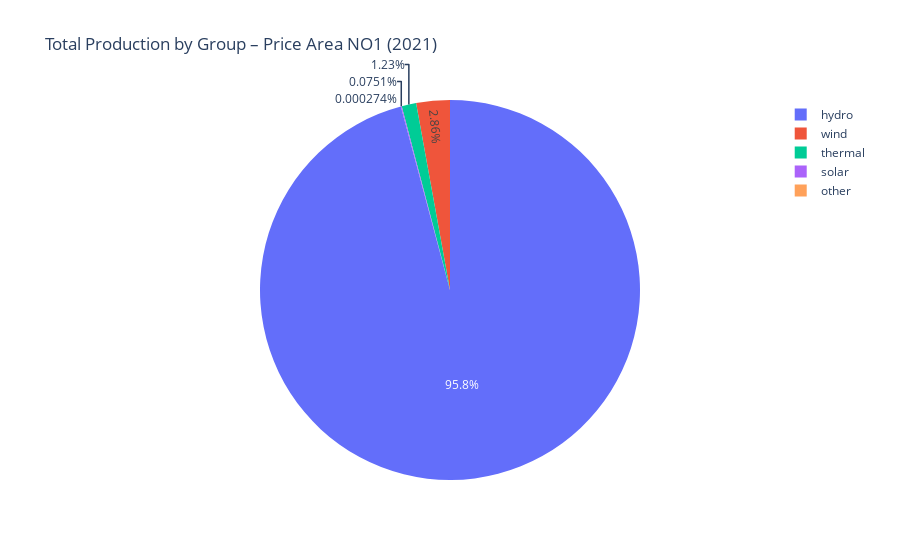

The notebook cell this image was saved under:
### Markdown cell above
### Plots

### Code cell
# A pie chart for the total production of the year from a chosen price area, where each piece of the pie is one of the production groups
import plotly.express as px

# Choose your price area
chosen_pricearea = "NO1"

# Filter Spark DataFrame for that price area
df_selected = spark_df.filter(spark_df.pricearea == chosen_pricearea)

# Aggregate total production per production group for the entire year
df_pie = (
    df_selected.groupBy("productiongroup")
    .sum("quantitykwh")
    .toPandas()
)

# Rename column for readability
df_pie.rename(columns={"sum(quantitykwh)": "total_quantitykwh"}, inplace=True)

# Create interactive pie chart
fig = px.pie(
    df_pie,
    names="productiongroup",
    values="total_quantitykwh",
    title=f"Total Production by Group – Price Area {chosen_pricearea} (2021)"
)

fig.show()

### Figure 1 — Plotly figure (JSON) as saved in the notebook; plotly's stock layout.template omitted (floating-point values rounded to 4 significant figures)
{"data": [{"domain": {"x": [0, 1], "y": [0, 1]}, "hovertemplate": "productiongroup=%{label}<br>total_quantitykwh=%{value}<extra></extra>", "labels": ["solar", "other", "thermal", "hydro", "wind"], "legendgroup": "", "name": "", "showlegend": true, "type": "pie", "values": [14380000.0, 52560.0, 236100000.0, 18360000000.0, 547400000.0]}], "layout": {"legend": {"tracegroupgap": 0}, "title": {"text": "Total Production by Group – Price Area NO1 (2021)"}}}
